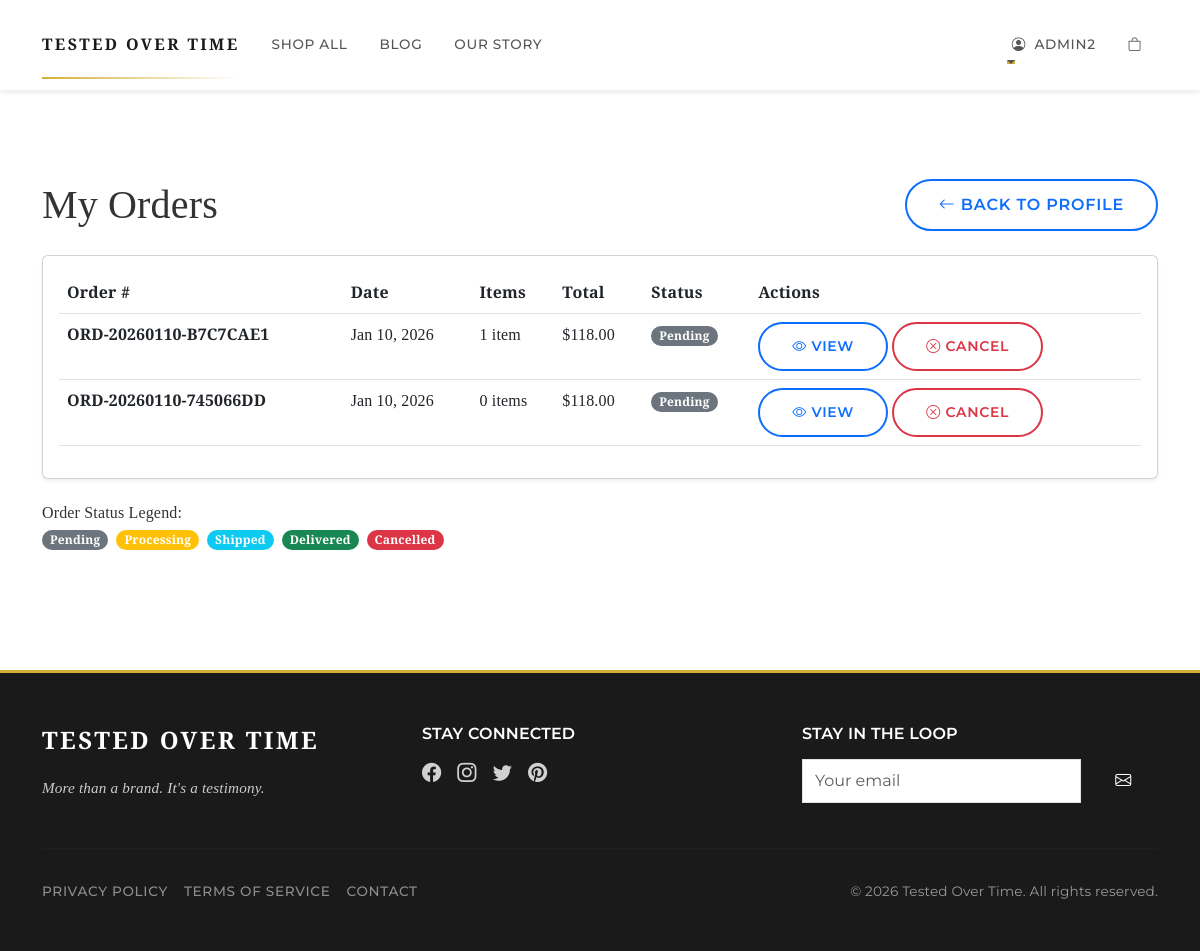
The app's page /accounts/orders/ (signed in) with its own data.
### accounts/models.py (models this page shows, shortened)
class CustomUser(AbstractUser):
    email = models.EmailField(_('email address'), unique=True)
    phone = models.CharField(max_length=20, blank=True)
    address = models.TextField(blank=True)
    city = models.CharField(max_length=100, blank=True)
    state = models.CharField(max_length=100, blank=True)
    zip_code = models.CharField(max_length=20, blank=True)
    country = models.CharField(max_length=100, blank=True)
    profile_picture = models.ImageField(upload_to='profile_pics/', blank=True)
    date_of_birth = models.DateField(null=True, blank=True)
    shipping_address = models.TextField(blank=True)
    shipping_city = models.CharField(max_length=100, blank=True)
    shipping_state = models.CharField(max_length=100, blank=True)
    shipping_zip = models.CharField(max_length=20, blank=True)
    newsletter_subscribed = models.BooleanField(default=True)
    created_at = models.DateTimeField(auto_now_add=True)
    updated_at = models.DateTimeField(auto_now=True)
    class Meta:
        verbose_name = 'User'
        verbose_name_plural = 'Users'

### shop/models.py (models this page shows, shortened)
class Order(models.Model):
    STATUS_CHOICES = [
        ('PENDING', 'Pending'),
        ('PROCESSING', 'Processing'),
        ('SHIPPED', 'Shipped'),
        ('DELIVERED', 'Delivered'),
        ('CANCELLED', 'Cancelled'),
        ('REFUNDED', 'Refunded'),
    ]
    PAYMENT_CHOICES = [
        ('ZELLE', 'Zelle'),
        ('PAYPAL', 'PayPal'),
        ('CASHAPP', 'Cash App'),
    ]
    order_number = models.CharField(max_length=20, unique=True, editable=False)
    user = models.ForeignKey(User, on_delete=models.CASCADE, related_name='orders')
    cart = models.ForeignKey('Cart', on_delete=models.SET_NULL, null=True, blank=True)
    shipping_address = models.TextField()
    shipping_city = models.CharField(max_length=100)
    shipping_state = models.CharField(max_length=100)
    shipping_zip = models.CharField(max_length=20)
    shipping_country = models.CharField(max_length=100)
    billing_address = models.TextField(blank=True)
    billing_city = models.CharField(max_length=100, blank=True)
    billing_state = models.CharField(max_length=100, blank=True)
    billing_zip = models.CharField(max_length=20, blank=True)
    billing_country = models.CharField(max_length=100, blank=True)
    subtotal = models.DecimalField(max_digits=10, decimal_places=2)
    tax = models.DecimalField(max_digits=10, decimal_places=2, default=0)
    shipping_cost = models.DecimalField(max_digits=10, decimal_places=2, default=0)
    total = models.DecimalField(max_digits=10, decimal_places=2)
    status = models.CharField(max_length=20, choices=STATUS_CHOICES, default='PENDING')
    payment_method = models.CharField(max_length=20, choices=PAYMENT_CHOICES)
    payment_status = models.BooleanField(default=False)
    payment_id = models.CharField(max_length=100, blank=True)
    payment_pin = models.CharField(max_length=6, blank=True, editable=False, help_text="6-digit verification PIN generated by support")
    payment_pin_generated_at = models.DateTimeField(null=True, blank=True, help_text="When the PIN was generated")
    payment_pin_expires_at = models.DateTimeField(null=True, blank=True, help_text="When the PIN expires (24 hours after generation)")
    payment_confirmed_at = models.DateTimeField(null=True, blank=True, help_text="When payment was confirmed via PIN")
    payment_verified_by = models.ForeignKey(User, on_delete=models.SET_NULL,
                                           null=True, blank=True,
                                           related_name='verified_payments',
                                           help_text="Support staff who verified the payment")
    payment_attempts = models.IntegerField(default=0, help_text="Number of failed PIN attempts")
    last_payment_attempt = models.DateTimeField(null=True, blank=True, help_text="Last failed PIN attempt")
    created_at = models.DateTimeField(auto_now_add=True)
    updated_at = models.DateTimeField(auto_now=True)
    shipped_at = models.DateTimeField(null=True, blank=True)
    delivered_at = models.DateTimeField(null=True, blank=True)
    notes = models.TextField(blank=True)
    class Meta:
        ordering = ['-created_at']
        indexes = [
            models.Index(fields=['payment_pin']),
            models.Index(fields=['payment_status', 'status']),
            models.Index(fields=['user', 'created_at']),
        ]

### accounts/views.py (the view)
# urls.py: path('orders/', views.order_history, name='order_history'),  # Add this line
@login_required
def order_history(request):
    orders = request.user.orders.all().order_by('-created_at')
    return render(request, 'accounts/order_history.html', {'orders': orders})

### templates/accounts/order_history.html (shortened to what this page needs)
{% extends 'base.html' %}
{% block content %}
<div class="container py-5">
    <div class="d-flex justify-content-between align-items-center mb-4">
        <h1 class="mb-0">My Orders</h1>
        <a href="{% url 'accounts:profile' %}" class="btn btn-outline-primary">
            <i class="bi bi-arrow-left"></i> Back to Profile
        </a>
    </div>
    {% if orders %}
    <div class="card shadow-sm">
        <div class="card-body">
            <div class="table-responsive">
                <table class="table table-hover">
                    <thead>
                        <tr>
                            <th>Order #</th>
                            <th>Date</th>
                            <th>Items</th>
                            <th>Total</th>
                            <th>Status</th>
                            <th>Actions</th>
                        </tr>
                    </thead>
                    <tbody>
                        {% for order in orders %}
                        <tr>
                            <td>
                                <strong>{{ order.order_number }}</strong>
                            </td>
                            <td>{{ order.created_at|date:"M d, Y" }}</td>
                            <td>{{ order.items.count }} item{{ order.items.count|pluralize }}</td>
                            <td>${{ order.total }}</td>
                            <td>
                                <span class="badge
                                    {% if order.status == 'DELIVERED' %}bg-success
                                    {% elif order.status == 'CANCELLED' %}bg-danger
                                    {% elif order.status == 'SHIPPED' %}bg-info
                                    {% elif order.status == 'PROCESSING' %}bg-warning
                                    {% else %}bg-secondary{% endif %}">
                                    {{ order.get_status_display }}
                                </span>
                            </td>
                            <td>
                                <a href="{% url 'shop:order_detail' order.id %}" class="btn btn-sm btn-outline-primary">
                                    <i class="bi bi-eye"></i> View
                                </a>
                                {% if order.status == 'PENDING' %}
                                <a href="#" class="btn btn-sm btn-outline-danger">
                                    <i class="bi bi-x-circle"></i> Cancel
                                </a>
                                {% endif %}
                            </td>
                        </tr>
                        {% endfor %}
                    </tbody>
                </table>
            </div>
        </div>
    </div>
    <div class="mt-4">
        <h6>Order Status Legend:</h6>
        <div class="d-flex flex-wrap gap-2">
            <span class="badge bg-secondary">Pending</span>
            <span class="badge bg-warning">Processing</span>
            <span class="badge bg-info">Shipped</span>
            <span class="badge bg-success">Delivered</span>
            <span class="badge bg-danger">Cancelled</span>
        </div>
    </div>
    {% endif %}
</div>
{% endblock %}

### templates/base.html (shortened to what this page needs)
{% load crispy_forms_tags %}
<!DOCTYPE html>
<html lang="en">
<head>
    <link href="https://cdn.jsdelivr.net/npm/bootstrap@5.3.0/dist/css/bootstrap.min.css" rel="stylesheet">
    <link rel="stylesheet" href="https://cdn.jsdelivr.net/npm/bootstrap-icons@1.10.0/font/bootstrap-icons.css">
<link rel="stylesheet" href="https://cdnjs.cloudflare.com/ajax/libs/font-awesome/6.4.0/css/all.min.css">
    {% load static %}
    <link rel="stylesheet" href="{% static 'css/style.css' %}">
</head>
<body>
    <nav class="navbar navbar-expand-lg navbar-light bg-white shadow-sm py-3">
        <div class="container">
            <a class="navbar-brand brand-logo fw-bold" href="{% url 'shop:home' %}">
                TESTED OVER TIME
            </a>
            <div class="collapse navbar-collapse" id="navbarNav">
                <ul class="navbar-nav me-auto">
                    <li class="nav-item">
                        <a class="nav-link mx-2" href="{% url 'shop:product_list' %}">Shop All</a>
                    </li>
                    <li class="nav-item">
                        <a class="nav-link mx-2" href="#">Blog</a>
                    </li>
                    <li class="nav-item">
                        <a class="nav-link mx-2" href="#">Our Story</a>
                    </li>
                </ul>
                <ul class="navbar-nav ms-auto align-items-center">
                    {% if user.is_authenticated %}
                    <li class="nav-item dropdown">
                        <a class="nav-link dropdown-toggle mx-2" href="#" role="button" data-bs-toggle="dropdown">
                            <i class="bi bi-person-circle me-1"></i> {{ user.username }}
                        </a>
                    </li>
                    {% endif %}
                    <li class="nav-item">
                        <a class="nav-link mx-2 position-relative" href="{% url 'shop:cart_detail' %}">
                            <i class="bi bi-bag"></i>
                        </a>
                    </li>
                </ul>
            </div>
        </div>
    </nav>
    <main class="py-4">
        {% block content %}{% endblock %}
    </main>
    <footer class="py-5 mt-5">
        <div class="container">
            <div class="row align-items-center">
                <div class="col-lg-4 mb-4 mb-lg-0">
                    <div class="footer-brand">TESTED OVER TIME</div>
                    <p class="footer-tagline">More than a brand. It's a testimony.</p>
                </div>
                <div class="col-lg-8">
                    <div class="row">
                        <div class="col-md-6 mb-4">
                            <h6 class="text-uppercase mb-3" style="font-family: var(--font-support); color: #fff; font-weight: 600;">Stay Connected</h6>
                            <div class="d-flex gap-3">
                                <a href="#" class="social-icon">
                                    <i class="bi bi-facebook"></i>
                                </a>
                                <a href="#" class="social-icon">
                                    <i class="bi bi-instagram"></i>
                                </a>
                                <a href="#" class="social-icon">
                                    <i class="bi bi-twitter"></i>
                                </a>
                                <a href="#" class="social-icon">
                                    <i class="bi bi-pinterest"></i>
                                </a>
                            </div>
                        </div>
                        <div class="col-md-6">
                            <h6 class="text-uppercase mb-3" style="font-family: var(--font-support); color: #fff; font-weight: 600;">Stay in the Loop</h6>
                            <form class="d-flex">
                                <input type="email" class="form-control rounded-0" placeholder="Your email" style="font-family: var(--font-support);">
                                <button class="btn btn-primary rounded-0 ms-2" type="submit">
                                    <i class="bi bi-envelope"></i>
                                </button>
                            </form>
                        </div>
                    </div>
                </div>
            </div>
            <hr class="footer-divider">
            <div class="row">
                <div class="col-md-6 mb-3 mb-md-0">
                    <ul class="nav" style="font-family: var(--font-support); font-size: 0.85rem;">
                        <li class="nav-item me-3">
                            <a class="nav-link p-0 text-white-50" href="#">Privacy Policy</a>
                        </li>
                        <li class="nav-item me-3">
                            <a class="nav-link p-0 text-white-50" href="#">Terms of Service</a>
                        </li>
                        <li class="nav-item">
                            <a class="nav-link p-0 text-white-50" href="#">Contact</a>
                        </li>
                    </ul>
                </div>
                <div class="col-md-6 text-md-end">
                    <p class="copyright mb-0">
                        &copy; {% now "Y" %} Tested Over Time. All rights reserved.
                    </p>
                </div>
            </div>
        </div>
    </footer>
</body>
</html>

### static/css/style.css (style rules this page uses)
:root { --font-heading: 'Montserrat', sans-serif; --font-body: 'Open Sans', sans-serif; --font-special: 'Playfair Display', serif; }
body { font-family: var(--font-body); font-weight: 400; line-height: 1.6; color: #333; letter-spacing: 0.01em; }
.brand-logo { font-family: var(--font-heading); font-weight: 900; font-size: 1.8rem; letter-spacing: 0.15em; text-transform: uppercase; color: #000; }
.btn { font-family: var(--font-heading); font-weight: 600; letter-spacing: 0.05em; text-transform: uppercase; border-radius: 50px; padding: 0.75rem 2rem; transition: all 0.3s ease; border-width: 2px; }
.footer-brand { font-family: var(--font-heading); font-weight: 900; font-size: 1.8rem; letter-spacing: 0.15em; text-transform: uppercase; }
.nav-link { font-family: var(--font-heading); font-weight: 500; letter-spacing: 0.03em; text-transform: uppercase; font-size: 0.9rem; }
.navbar-brand { padding-top: 1rem; padding-bottom: 1rem; }

### templates/base.html (style rules this page uses)
:root { --font-elegant: 'Cinzel', serif; --font-body: 'Playfair Display', serif; --font-support: 'Montserrat', sans-serif; --color-gold: #D4AF37; --color-dark: #1a1a1a; --color-light: #f8f9fa; }
body { font-family: var(--font-body); color: #333; background-color: #fff; }
.brand-logo { font-family: var(--font-elegant); font-weight: 700; font-size: 1rem; letter-spacing: 0.15em; color: var(--color-dark); text-decoration: none; position: relative; }
.brand-logo::after { content: ''; position: absolute; bottom: -5px; left: 0; width: 100%; height: 2px; background: linear-gradient(90deg, var(--color-gold) 0%, transparent 100%); }
.nav-link { font-family: var(--font-support); font-weight: 500; letter-spacing: 0.05em; text-transform: uppercase; font-size: 0.85rem; color: #555; transition: all 0.3s ease; position: relative; }
.nav-link::after { content: ''; position: absolute; bottom: 0; left: 0; width: 0; height: 2px; background-color: var(--color-gold); transition: width 0.3s ease; }
.footer-brand { font-family: var(--font-elegant); font-weight: 700; font-size: 1.5rem; letter-spacing: 0.1em; color: #fff; margin-bottom: 1rem; }
.footer-tagline { font-family: var(--font-body); font-style: italic; font-size: 0.95rem; color: #ccc; }
.footer-divider { border-color: rgba(255,255,255,0.1); margin: 2rem 0; }
.social-icon { font-size: 1.2rem; color: #fff; transition: all 0.3s ease; opacity: 0.8; }
.copyright { font-family: var(--font-support); font-size: 0.85rem; color: #999; }
.btn-primary { background-color: var(--color-dark); border-color: var(--color-dark); font-family: var(--font-support); font-weight: 600; letter-spacing: 0.05em; text-transform: uppercase; padding: 0.5rem 1.5rem; border-radius: 0; }
.navbar { border-bottom: 1px solid rgba(0,0,0,0.05); }
footer { background-color: var(--color-dark); border-top: 3px solid var(--color-gold); }
.badge { padding: 4px 8px; font-size: 12px; font-weight: 600; border-radius: 12px; }

### records on screen
CustomUser: username "ADMIN2"
Order: order_number "ORD-20260110-B7C7CAE1", created_at "Jan 10, 2026", items.count "1", total "118.00", status "Pending", shows "CANCEL"
Order: order_number "ORD-20260110-745066DD", created_at "Jan 10, 2026", items.count "0", total "118.00", status "Pending", shows "CANCEL"
